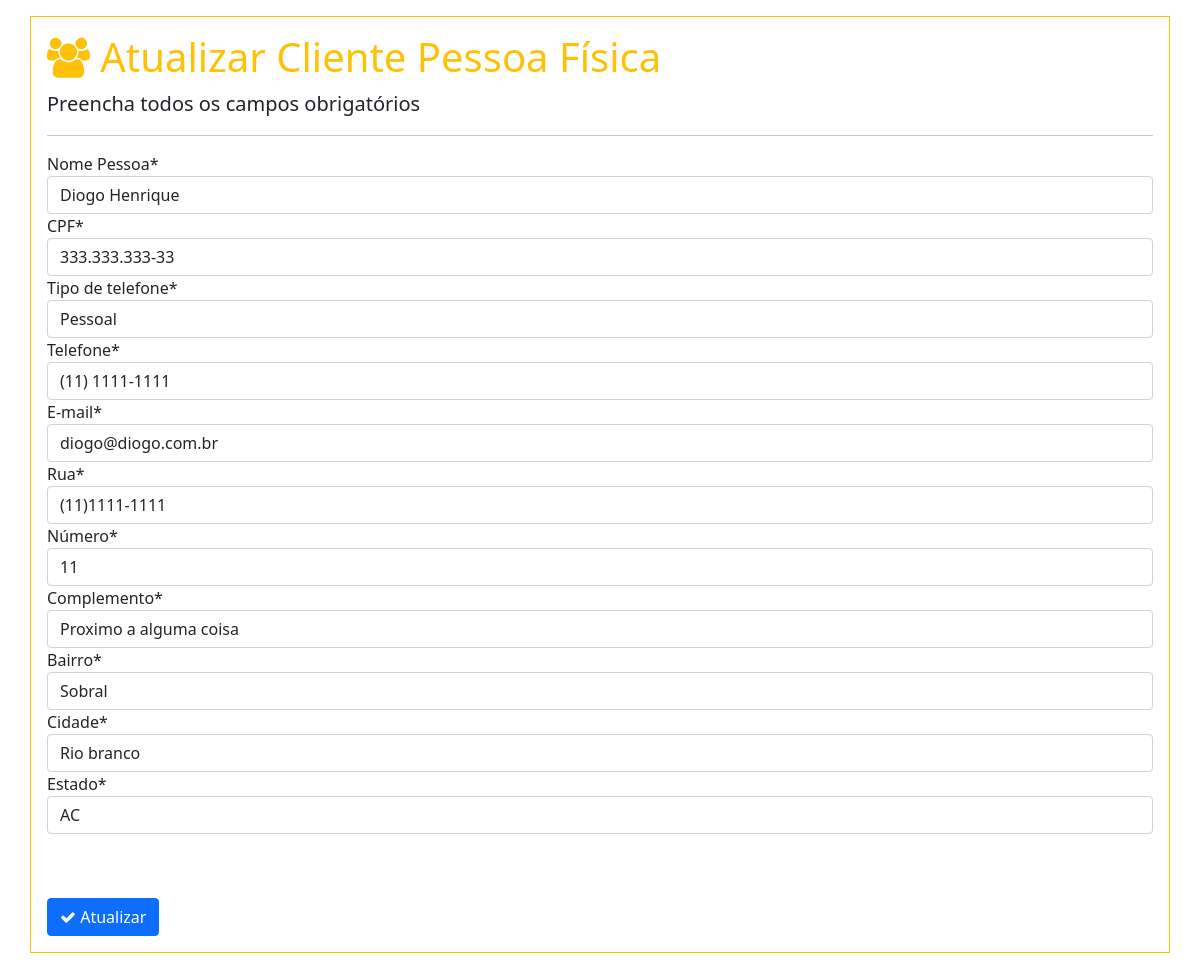
The app's page /atualizar/pessoa-fisica/2/ (signed in) with its own data.
### aplicacao/models.py (models this page shows, shortened)
class Pessoa(models.Model):
    comercial = "C"
    fixo = "F"
    pessoal = "P"
    TIPO_CHOICES = [
        (comercial, "Comercial"),
        (fixo, "Fixo"),
        (pessoal, "Pessoal")
    ]
    nome = models.CharField(max_length=200, verbose_name='Nome Pessoa')
    email =models.EmailField(max_length=200, verbose_name='E-mail')
    tipo = models.CharField(max_length=1, choices=TIPO_CHOICES, default=pessoal, verbose_name='Tipo de telefone')
    telefone = models.CharField(max_length=15, verbose_name='Telefone')
    numero = models.IntegerField(null=True, blank=False, verbose_name='Número')
    rua = models.CharField(max_length=200, null=True, blank=False, verbose_name='Rua')
    complemento = models.CharField(max_length=200, null=True, blank=False, verbose_name='Complemento')
    bairro = models.CharField(max_length=50, null=True, blank=False, verbose_name='Bairro')
    cidade = models.CharField(max_length=100, null=True, blank=False, verbose_name='Cidade')
    estado = models.CharField(max_length=50, null=True, blank=False, verbose_name='Estado')
    class Meta:
        abstract = True

class PessoaFisica(Pessoa):
    sobre = models.CharField(max_length=200, verbose_name='Sobrenome')
    cpf = models.CharField(max_length=14, unique=True,verbose_name='CPF')
    class meta:
        ordering = ['razao_social']

### aplicacao/views.py (the view)
# urls.py: path('atualizar/pessoa-fisica/<int:pk>/', PessoaFisicaUpdate.as_view(), name='pessoa-fisica-atualizar'),
class PessoaFisicaUpdate(LoginRequiredMixin,GroupRequiredMixin,UpdateView):
     group_required = u"administradores"
     model = PessoaFisica
     fields= ['nome','cpf','tipo','telefone','email','rua','numero','complemento','bairro','cidade','estado']
     template_name = 'aplicacao/formcliente.html'
     success_url = reverse_lazy('home')
     def get_context_data(self, *args, **kwargs):
        context = super().get_context_data(*args, **kwargs)
        context['iconetitulo'] = '<i class="fa fa-group" aria-hidden="true"></i>'
        context['titulo'] = "Atualizar Cliente Pessoa Física"
        context['icon'] = '<i class="fa fa-check" aria-hidden="true"></i>'
        context['cadastrar'] = 'Atualizar'
        return context

### aplicacao/templates/aplicacao/formcliente.html (shortened to what this page needs)
{% extends 'paginas/base.html' %}
{% load static %}
{% load crispy_forms_tags%}
{% block conteudo %}
<div class="container p-3 my-3 border border-warning">
    <h1 class="text-warning">{% autoescape off %} {{ iconetitulo }} {{ titulo }}{% endautoescape %}</h1>
    <p class="lead">Preencha todos os campos obrigatórios</p>
    <hr>
    <form action="" method="POST" autocomplete="off" enctype="multipart/form-data">
        {{ form|crispy }}
        <br>
        <br>
        <button type="submit" class="btn btn-primary mt-3">{% autoescape off %}{{icon}} {{cadastrar}} {% endautoescape%}</button>
    </form>
</div>
{% endblock %}

### records on screen
PessoaFisica: nome "Diogo Henrique", cpf "333.333.333-33", tipo "Pessoal", telefone "(11) 1111-1111", email "diogo@diogo.com.br", rua "(11)1111-1111", numero "11", complemento "Proximo a alguma coisa", bairro "Sobral", cidade "Rio branco", estado "AC"

### other values on screen
{{ titulo }} "Atualizar Cliente Pessoa Física"
{{ cadastrar }} "Atualizar"
